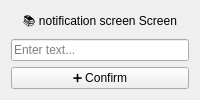
<?xml version="1.0" encoding="UTF-8"?>
<ui version="4.0">
 <class>notification_screen</class>
 <widget class="QWidget" name="notification_screen">
  <layout class="QVBoxLayout" name="verticalLayout">
   <item>
    <widget class="QLabel" name="label_heading">
     <property name="text">
      <string>📚 notification screen Screen</string>
     </property>
     <property name="alignment">
      <set>Qt::AlignCenter</set>
     </property>
    </widget>
   </item>
   <item>
    <widget class="QLineEdit" name="titleInput">
     <property name="placeholderText">
      <string>Enter text...</string>
     </property>
    </widget>
   </item>
   <item>
    <widget class="QPushButton" name="saveButton">
     <property name="text">
      <string>➕ Confirm</string>
     </property>
    </widget>
   </item>
  </layout>
 </widget>
 <resources/>
 <connections/>
</ui>
